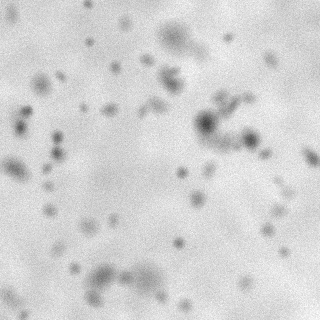
#> input picture demo_data/train/images/train_00.png, 320 x 320 px
$ python -i tem_v2.py   (imports and definitions only)
#> lines starting #> are read from the running program, lines starting #| are printed output that depends on the picture
### tem_analyzer/legacy_rf.py
#!/usr/bin/env python3
"""Supervised TEM nanoparticle analyzer.

Research prototype: RF semantic segmentation + marker watershed.
Demo images are SYNTHETIC, not experimental TEM.
"""
from __future__ import annotations
import argparse
import csv
import json
import math
from pathlib import Path

import cv2
import joblib
import numpy as np
from scipy import ndimage as ndi
from scipy.optimize import linear_sum_assignment
from scipy.spatial.distance import cdist
from skimage import measure, morphology, segmentation
from sklearn.ensemble import RandomForestClassifier


def read_gray(path):
    im = cv2.imread(str(path), cv2.IMREAD_UNCHANGED)
#> im is the input picture: shape (320, 320); min 61, max 254, mean 210
    if im is None:
        raise FileNotFoundError(path)
    if im.ndim == 3:
        im = cv2.cvtColor(im[:, :, :3], cv2.COLOR_BGR2GRAY)
    if im.dtype == np.uint8:
        return im.astype(np.float32)/255.0
    if im.dtype == np.uint16:
        return im.astype(np.float32)/65535.0
    im = im.astype(np.float32)
    return (im-im.min())/max(float(np.ptp(im)), 1e-6)


def normalize(image):
    lo, hi = np.percentile(image, [1, 99.5])
    return np.clip((image-lo)/max(float(hi-lo), 1e-5), 0, 1).astype(np.float32)


# [65 lines left out: functions feature_stack, pairs, read_mask, fit_model, not called in this run]


def predict_probability(model, image):
    clf = joblib.load(model)['clf'] if isinstance(model, (str, Path)) else model
    fs = feature_stack(image)
    x = fs.reshape(-1, fs.shape[-1])
    pred = np.empty(len(x), np.float32)
    for start in range(0, len(x), 120000):
        end = min(start+120000, len(x))
        pred[start:end] = clf.predict_proba(x[start:end])[:, 1]
    return pred.reshape(image.shape)


# [257 lines left out: functions split_instances, measure_particles, draw_overlay, save_inference, synth_image, generate_demo and 2 more, not called in this run]


# [2 lines that do not run on import are left out]

### experiments/v2/tem_v2.py
#!/usr/bin/env python3
"""TEM real-domain adaptation v2: weak-label RF + conservative instance filtering.

All images MUST provide a calibrated nm/pixel to report nanometers. Original web
figures are for research demonstration; counts without ground truth do not imply precision.
"""
from __future__ import annotations
import argparse,csv,json,sys,math
from pathlib import Path
import cv2,joblib,numpy as np
from scipy import ndimage as ndi
from skimage import measure,segmentation,morphology,feature
from sklearn.ensemble import ExtraTreesClassifier
from sklearn.metrics import f1_score,jaccard_score
ROOT=Path(__file__).resolve().parents[2];sys.path.insert(0,str(ROOT))
from tem_analyzer.geometry import draw_roi_contours
from tem_analyzer.legacy_rf import read_gray,read_mask,feature_stack,normalize,predict_probability
from scale_calibration import detect_scale,exclusion_mask,draw_scale_overlay,transfer_calibration
from dataclasses import asdict

TRAIN_MODEL=ROOT/'experiments/v2/model_rf_real_weak.joblib'
MODEL=(ROOT/'models/weak_tem_rf.joblib' if (ROOT/'models/weak_tem_rf.joblib').exists() else TRAIN_MODEL)

# [78 lines left out: functions train, metadata_exclusion, split_candidates, roi_stats, not called in this run]

def run(img_path,model_path=MODEL,outdir=None, threshold=.48, min_area=22, min_contrast=.095,
        min_diameter=6, min_distance=7,nm_per_px=None, auto_scale=True, confirm_short_bar=False,
        scale_reference=None):
    import matplotlib
    matplotlib.use('Agg')
    import matplotlib.pyplot as plt
    img=read_gray(img_path);norm=normalize(img)
#> after `norm = normalize(img)`:
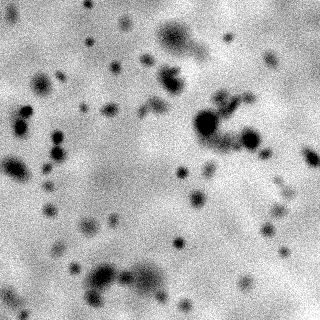
#> norm: shape (320, 320) float32; min 0, max 1, mean 0.696
    prob=predict_probability(model_path,img)
    cal=detect_scale(scale_reference or img_path,confirm_short_bar=confirm_short_bar)
    if scale_reference is not None:
        cal=transfer_calibration(cal,scale_reference,img_path)
    if nm_per_px is not None:
        if nm_per_px<=0:raise ValueError('nm_per_px must be positive')
        effective_nm_per_px=float(nm_per_px)
        calibration_source='manual_override'
    elif auto_scale and cal.status=='accepted':
        effective_nm_per_px=cal.nm_per_px
        calibration_source='ocr_and_bar'
    else:
        effective_nm_per_px=None
        calibration_source='unavailable' if auto_scale else 'auto_disabled'
    excluded=exclusion_mask(img.shape,cal)
    valid=~excluded
    labels,binary,parents,parent_map=split_candidates(prob,valid,min_area,threshold,min_distance)
    h,w=img.shape
    rows=[];overlay=cv2.cvtColor(np.uint8(norm*255),cv2.COLOR_GRAY2RGB)
    colors={'accepted':(45,240,100),'split_touching':(40,225,250),'rejected':(245,65,80)}
    labels_out=np.zeros(labels.shape,'int32')
    rid=0
    for p in measure.regionprops(labels):
        rid+=1;minr,minc,maxr,maxc=p.bbox
        mask=np.zeros(labels.shape,dtype=bool)
        mask[minr:maxr,minc:maxc]=p.image
        parent,nseed=parent_map.get(int(p.label),(0,1))
        minr,minc,maxr,maxc=p.bbox
        r0=max(0,minr-12);r1=min(h,maxr+12);c0=max(0,minc-12);c1=min(w,maxc+12)
        patch=(slice(r0,r1),slice(c0,c1))
        local_mask=mask[patch]
        stats=roi_stats(norm[patch],local_mask,binary[patch])
        stats['y_px']=round(stats['y_px']+r0,2)
        stats['x_px']=round(stats['x_px']+c0,2)
        y,x=stats['y_px'],stats['x_px']
        edge= bool(p.bbox[0]<=2 or p.bbox[1]<=2 or p.bbox[2]>=h-2 or p.bbox[3]>=w-2)
        reasons=[]
        if stats['area_px2']<min_area:reasons.append('too_small')
        if stats['diameter_px']<min_diameter:reasons.append('too_small_diameter')
        if stats['contrast']<min_contrast:reasons.append('weak_contrast')
        if stats['circularity']<.69:reasons.append('non_round')
        if stats['solidity']<.9:reasons.append('concave')
        if stats['aspect_ratio']>1.65:reasons.append('elongated')
        if edge:reasons.append('image_border')
        if nseed>=4:reasons.append('dense_aggregate')
        # More-than-two centers may be a chain of touching or stacked objects;
        # default: exclude until reviewed.
        if nseed==3 and stats['circularity']<.81:reasons.append('ambiguous_three_way_contact')
        status='rejected' if reasons else ('split_touching' if nseed>=2 else 'accepted')
        draw_roi_contours(overlay,local_mask,
                          roi_origin_xy=(int(c0),int(r0)),
                          color_rgb=colors[status],thickness=1,line_type=cv2.LINE_AA)
        if status!='rejected':labels_out[mask]=rid
        rows.append(dict(id=rid,status=status,rejection_reasons=';'.join(reasons),parent_id=parent,
                         n_seeds_in_parent=nseed,**stats))
    out=Path(outdir or ROOT/'experiments/v2/results'/Path(img_path).stem)
    out.mkdir(parents=True,exist_ok=True)
    with open(out/'particles_all.csv','w',newline='',encoding='utf8') as f:
        writer=csv.DictWriter(f,fieldnames=list(rows[0]) if rows else ['id','status']);writer.writeheader();writer.writerows(rows)
    acc=[r for r in rows if r['status']!='rejected']
    if effective_nm_per_px is not None:
        for r in rows:
            if r['status']!='rejected':
                r['diameter_nm']=round(r['diameter_px']*effective_nm_per_px,3)
                r['area_nm2']=round(r['area_px2']*effective_nm_per_px**2,3)
            else:
                r['diameter_nm']=''
                r['area_nm2']=''
    # Ensure consistent CSV header even when no accepted particles are present.
    if effective_nm_per_px is not None:
        cols=list(rows[0]) if rows else ['id','status','diameter_nm','area_nm2']
        with open(out/'particles_all.csv','w',newline='',encoding='utf8') as f:
            writer=csv.DictWriter(f,fieldnames=cols);writer.writeheader();writer.writerows(rows)
    with open(out/'particles_accepted.csv','w',newline='',encoding='utf8') as f:
        writer=csv.DictWriter(f,fieldnames=list(acc[0]) if acc else list(rows[0]) if rows else ['id','status']);writer.writeheader();writer.writerows(acc)
    cv2.imwrite(str(out/'overlay.png'),cv2.cvtColor(overlay,cv2.COLOR_RGB2BGR))
    cv2.imwrite(str(out/'probability.png'),np.uint8(prob*255))
    cv2.imwrite(str(out/'excluded_metadata.png'),np.uint8(excluded)*255)
    cv2.imwrite(str(out/'scale_annotation.png'),draw_scale_overlay(img_path,cal))
    calibration=asdict(cal)
    calibration.update(effective_nm_per_px=effective_nm_per_px,calibration_source=calibration_source,
                       image_shape_px=list(img.shape),scale_conversion_applied=effective_nm_per_px is not None)
    (out/'calibration.json').write_text(json.dumps(calibration,indent=2,ensure_ascii=False),encoding='utf8')
    np.savez_compressed(out/'instances_accepted.npz', labels=labels_out)
    from matplotlib.patches import Patch
    fig,axs=plt.subplots(1,3,figsize=(14,4.8),gridspec_kw={'width_ratios':[1,1,1]})
    axs[0].imshow(norm,cmap='gray',vmin=0,vmax=1);axs[0].axis('off');axs[0].set_title('Original (500 px crop)')
    axs[1].imshow(overlay);axs[1].axis('off');axs[1].set_title('Accepted / split / rejected')
    axs[1].legend(handles=[Patch(color=np.array(colors[s])/255,label=s) for s in colors],loc='lower left',fontsize=7,framealpha=.8)
    ds=[r['diameter_px'] for r in acc]
    display_ds=([r['diameter_nm'] for r in acc] if effective_nm_per_px is not None else ds)
    axs[2].hist(display_ds,bins=min(20,max(4,int(np.sqrt(len(display_ds))))) if display_ds else 4,edgecolor='white')
    axs[2].set_xlabel('Equivalent diameter (nm)' if effective_nm_per_px is not None else 'Equivalent diameter (pixel)');axs[2].set_ylabel('Accepted detections')
    axs[2].set_title(f'N={len(acc)} | median={np.median(display_ds):.2f} '+('nm' if effective_nm_per_px is not None else 'px') if ds else 'No accepted particles')
    fig.suptitle(f'{Path(img_path).name}: v2 / real weak supervision',fontsize=12)
    fig.tight_layout();fig.savefig(out/'overview.png',dpi=140);plt.close(fig)
    result={ 'image':Path(img_path).name, 'model':str(model_path),'raw_instances':len(rows),
             'accepted':sum(r['status']=='accepted' for r in rows),
             'split_touching':sum(r['status']=='split_touching' for r in rows),
             'rejected':sum(r['status']=='rejected' for r in rows),
             'median_diameter_px':float(np.median(ds)) if ds else None,
             'nm_per_px':effective_nm_per_px,'calibration_status':cal.status,
             'calibration_source':calibration_source,
             'median_diameter_nm':float(np.median(display_ds)) if ds and effective_nm_per_px is not None else None,
             'limitations':'No independent manual ground truth; flags do not prove optical overlaps.' }
    (out/'summary.json').write_text(json.dumps(result,indent=2,ensure_ascii=False),encoding='utf-8')
    print(json.dumps(result,ensure_ascii=False),flush=True)
    return result

# [16 lines not run here, left out]

#> (the run stopped early here; a loop or call above may not have finished)

$ run again, on demo_data/train/images/train_04.png
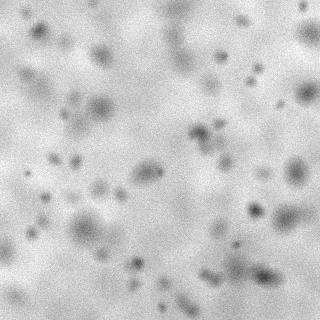
#> input picture demo_data/train/images/train_04.png, 320 x 320 px
#> in read_gray, im is the input picture: shape (320, 320); min 51, max 255, mean 199.6
#> in run, `norm = normalize(img)`:
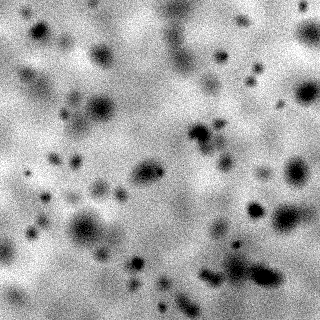
#> norm: shape (320, 320) float32; min 0, max 1, mean 0.644

$ run again, on demo_data/train/images/train_05.png
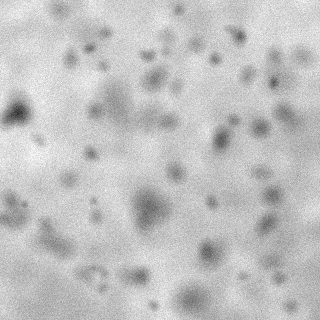
#> input picture demo_data/train/images/train_05.png, 320 x 320 px
#> in read_gray, im is the input picture: shape (320, 320); min 45, max 255, mean 192.9
#> in run, `norm = normalize(img)`:
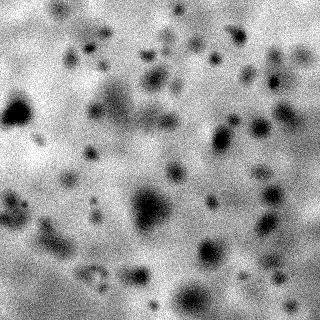
#> norm: shape (320, 320) float32; min 0, max 1, mean 0.613

$ run again, on demo_data/train/images/train_06.png
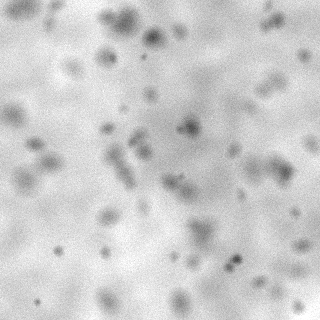
#> input picture demo_data/train/images/train_06.png, 320 x 320 px
#> in read_gray, im is the input picture: shape (320, 320); min 71, max 255, mean 203.2
#> in run, `norm = normalize(img)`:
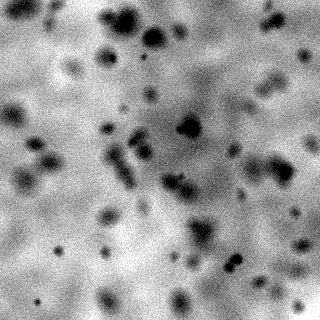
#> norm: shape (320, 320) float32; min 0, max 1, mean 0.604
